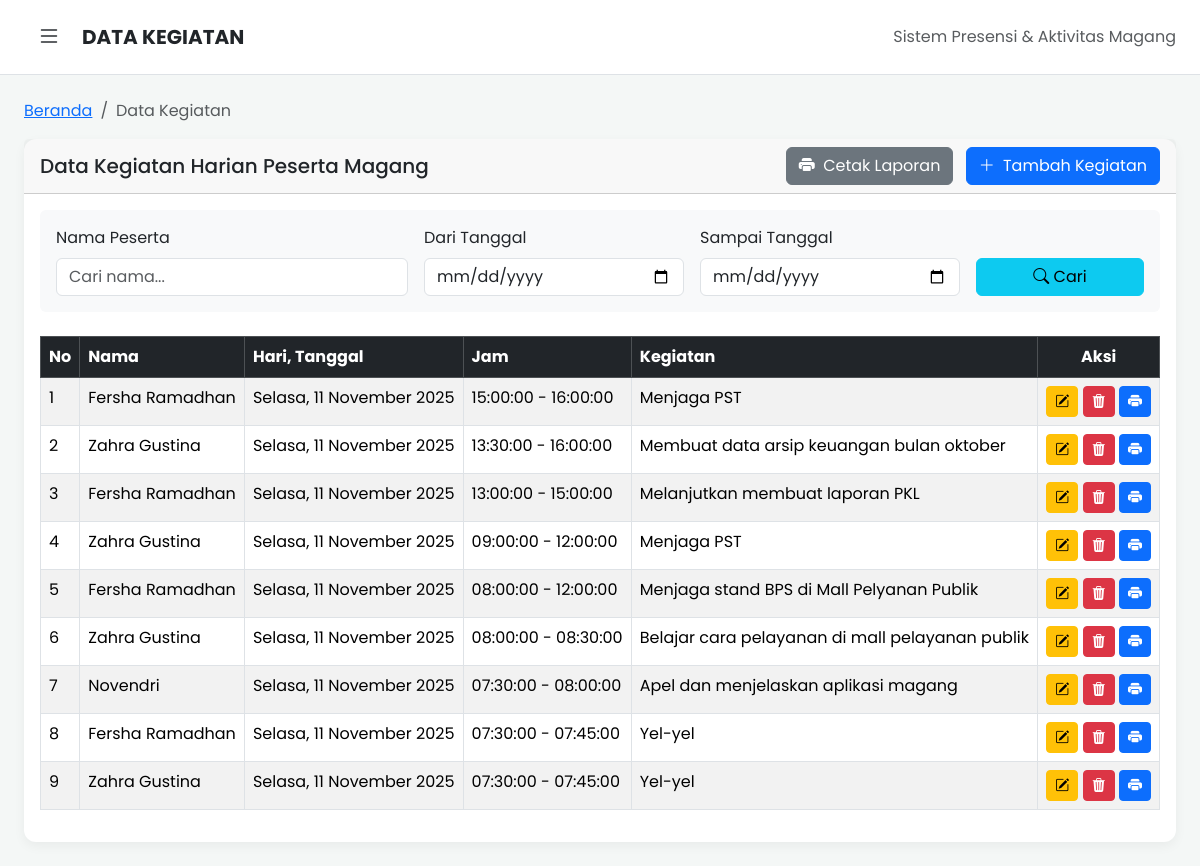
Page /index.php?page=data_kegiatan (signed in) on the committed database.
### tables this page shows
CREATE TABLE `tbl_kegiatan` (
  `id_kegiatan` int NOT NULL,
  `id_mahasiswa` int DEFAULT NULL,
  `kegiatan` varchar(255) DEFAULT NULL,
  `waktu_awal` time DEFAULT NULL,
  `waktu_akhir` time DEFAULT NULL,
  `tanggal` date DEFAULT NULL
);

CREATE TABLE `tbl_mahasiswa` (
  `id_mahasiswa` int NOT NULL,
  `kode_mahasiswa` varchar(4) DEFAULT NULL,
  `nama` varchar(255) DEFAULT NULL,
  `nama_instansi_asal` varchar(255) DEFAULT NULL,
  `jurusan` varchar(255) DEFAULT NULL,
  `nim` varchar(255) DEFAULT NULL,
  `mulai_magang` date DEFAULT NULL,
  `akhir_magang` date DEFAULT NULL,
  `alamat` varchar(255) DEFAULT NULL,
  `no_telp` varchar(255) DEFAULT NULL,
  `no_telp_ortu` varchar(20) DEFAULT NULL,
  `no_telp_guru` varchar(20) DEFAULT NULL,
  `foto` varchar(255) DEFAULT NULL
);

### config/function.php (called while the page is built, shortened)
<?php
function MendapatkanBulan($bulan) {
    switch ($bulan) {
        case 11:
        return "November";
        break;
    }
}
?>
<?php
function MendapatkanHari($hari) {
    switch($hari) {
        case "Tuesday":
            return "Selasa";
            break;
    }
}
?>

### apps/data_kegiatan/index.php (the view, shortened to what this page needs)
<?php
include 'config/function.php';
?>
<nav aria-label="breadcrumb">
    <ol class="breadcrumb">
        <li class="breadcrumb-item"><a href="index.php?page=beranda">Beranda</a></li>
        <li class="breadcrumb-item active" aria-current="page">Data Kegiatan</li>
    </ol>
</nav>
<div class="card">
    <div class="card-header d-flex justify-content-between align-items-center">
        <h5 class="mb-0">Data Kegiatan Harian Peserta Magang</h5>
        <div>
            <button type="button" class="btn btn-secondary" id="tombol_cetak_kegiatan">
                <i class="bi bi-printer-fill me-1"></i> Cetak Laporan
            </button>
            <button type="button" class="btn btn-primary ms-2" id="tambah_kegiatan">
                <i class="bi bi-plus-lg me-1"></i> Tambah Kegiatan
            </button>
        </div>
    </div>
    <div class="card-body">
        <div class="p-3 mb-4 rounded" style="background-color: #f8f9fa;">
            <form action="index.php" method="GET">
                <div class="row g-3 align-items-end">
                    <div class="col-md-4">
                        <label for="nama" class="form-label">Nama Peserta</label>
                        <input type="text" name="nama" id="nama" class="form-control" placeholder="Cari nama..." value="<?php echo isset($_GET['nama']) ? htmlspecialchars($_GET['nama']) : ''; ?>">
                    </div>
                    <div class="col-md-3">
                        <label for="tanggal_awal" class="form-label">Dari Tanggal</label>
                        <input type="date" name="tanggal_awal" id="tanggal_awal" class="form-control" value="<?php echo isset($_GET['tanggal_awal']) ? htmlspecialchars($_GET['tanggal_awal']) : ''; ?>">
                    </div>
                    <div class="col-md-3">
                        <label for="tanggal_akhir" class="form-label">Sampai Tanggal</label>
                        <input type="date" name="tanggal_akhir" id="tanggal_akhir" class="form-control" value="<?php echo isset($_GET['tanggal_akhir']) ? htmlspecialchars($_GET['tanggal_akhir']) : ''; ?>">
                    </div>
                    <div class="col-md-2">
                        <button type="submit" class="btn btn-info w-100">
                            <i class="bi bi-search"></i> Cari
                        </button>
                    </div>
                </div>
            </form>
        </div>
        <div class="table-responsive">
            <table class="table table-striped table-hover table-bordered">
                <thead class="table-dark">
                    <tr>
                        <th>No</th>
                        <th>Nama</th>
                        <th>Hari, Tanggal</th>
                        <th>Jam</th>
                        <th>Kegiatan</th>
                        <th class="text-center">Aksi</th>
                    </tr>
                </thead>
                <tbody>
                    <?php
                    $base_sql = "SELECT k.*, m.nama, DAYNAME(k.tanggal) as hari, CONCAT(k.waktu_awal, ' - ', k.waktu_akhir) as waktu
                                     FROM tbl_kegiatan k
                                     JOIN tbl_mahasiswa m ON k.id_mahasiswa = m.id_mahasiswa";
                    $base_sql .= " ORDER BY k.tanggal DESC, k.waktu_awal DESC";
                    $stmt = mysqli_prepare($kon, $base_sql);
                    mysqli_stmt_execute($stmt);
                    $hasil = mysqli_stmt_get_result($stmt);
                    $no = 0;
                    while ($data = mysqli_fetch_array($hasil)):
                        $no++;
                    ?>
                        <tr>
                            <td><?php echo $no; ?></td>
                            <td><?php echo htmlspecialchars($data['nama']); ?></td>
                            <td>
                                <?php
                                echo MendapatkanHari(($data["hari"])) . ", " .
                                    date('d', strtotime($data['tanggal'])) . ' ' .
                                    MendapatkanBulan(date('m', strtotime($data['tanggal']))) . ' ' .
                                    date('Y', strtotime($data['tanggal']));
                                ?>
                            </td>
                            <td><?php echo htmlspecialchars($data['waktu']); ?></td>
                            <td><?php echo htmlspecialchars($data['kegiatan']); ?></td>
                            <td class="text-center">
                                <button type="button" class="btn btn-warning btn-sm ubah_kegiatan" id_mahasiswa="<?php echo $data['id_mahasiswa']; ?>" id_kegiatan="<?php echo $data['id_kegiatan']; ?>" data-bs-toggle="tooltip" data-bs-placement="top" title="Edit Kegiatan">
                                    <i class="bi bi-pencil-square"></i>
                                </button>
                                <a href="apps/data_kegiatan/hapus.php?id_kegiatan=<?php echo $data['id_kegiatan']; ?>" class="btn btn-danger btn-sm btn-hapus-kegiatan" data-bs-toggle="tooltip" data-bs-placement="top" title="Hapus Kegiatan">
                                    <i class="bi bi-trash3-fill"></i>
                                </a>
                                <button type="button" class="btn btn-primary btn-sm cetak_kegiatan" id_mahasiswa="<?php echo $data['id_mahasiswa']; ?>" data-bs-toggle="tooltip" data-bs-placement="top" title="Cetak Laporan">
                                    <i class="bi bi-printer-fill"></i>
                                </button>
                            </td>
                        </tr>
                    <?php endwhile; ?>
                </tbody>
            </table>
        </div>
    </div>
</div>

### template/redesign/css/custom_style.css (style rules this page uses)
:root { --primary-color: #f37321; --sidebar-bg: #212529; --sidebar-link-color: #adb5bd; --sidebar-link-hover: #ffffff; --sidebar-link-active: #ffffff; }
body { font-family: "Poppins", sans-serif; background-color: #f4f7f6; overflow-x: hidden; }
.card { border: none; border-radius: 0.75rem; box-shadow: 0 4px 12px rgba(0, 0, 0, 0.05); }

### rows in the picture
tbl_kegiatan: id_mahasiswa.nama "Fersha Ramadhan", hari "Selasa", tanggal "11", tanggal "November", tanggal "2025", waktu "15:00:00 - 16:00:00", kegiatan "Menjaga PST"
tbl_kegiatan: id_mahasiswa.nama "Zahra Gustina", hari "Selasa", tanggal "11", tanggal "November", tanggal "2025", waktu "13:30:00 - 16:00:00", kegiatan "Membuat data arsip keuangan bulan oktober"
tbl_kegiatan: id_mahasiswa.nama "Fersha Ramadhan", hari "Selasa", tanggal "11", tanggal "November", tanggal "2025", waktu "13:00:00 - 15:00:00", kegiatan "Melanjutkan membuat laporan PKL"
tbl_kegiatan: id_mahasiswa.nama "Zahra Gustina", hari "Selasa", tanggal "11", tanggal "November", tanggal "2025", waktu "09:00:00 - 12:00:00", kegiatan "Menjaga PST"
tbl_kegiatan: id_mahasiswa.nama "Fersha Ramadhan", hari "Selasa", tanggal "11", tanggal "November", tanggal "2025", waktu "08:00:00 - 12:00:00", kegiatan "Menjaga stand BPS di Mall Pelyanan Publik"
tbl_kegiatan: id_mahasiswa.nama "Zahra Gustina", hari "Selasa", tanggal "11", tanggal "November", tanggal "2025", waktu "08:00:00 - 08:30:00", kegiatan "Belajar cara pelayanan di mall pelayanan publik"
tbl_kegiatan: id_mahasiswa.nama "Novendri", hari "Selasa", tanggal "11", tanggal "November", tanggal "2025", waktu "07:30:00 - 08:00:00", kegiatan "Apel dan menjelaskan aplikasi magang"
tbl_kegiatan: id_mahasiswa.nama "Fersha Ramadhan", hari "Selasa", tanggal "11", tanggal "November", tanggal "2025", waktu "07:30:00 - 07:45:00", kegiatan "Yel-yel"
tbl_kegiatan: id_mahasiswa.nama "Zahra Gustina", hari "Selasa", tanggal "11", tanggal "November", tanggal "2025", waktu "07:30:00 - 07:45:00", kegiatan "Yel-yel"

### other values in the picture
str_replace('_', ' ', $page) "DATA KEGIATAN"
